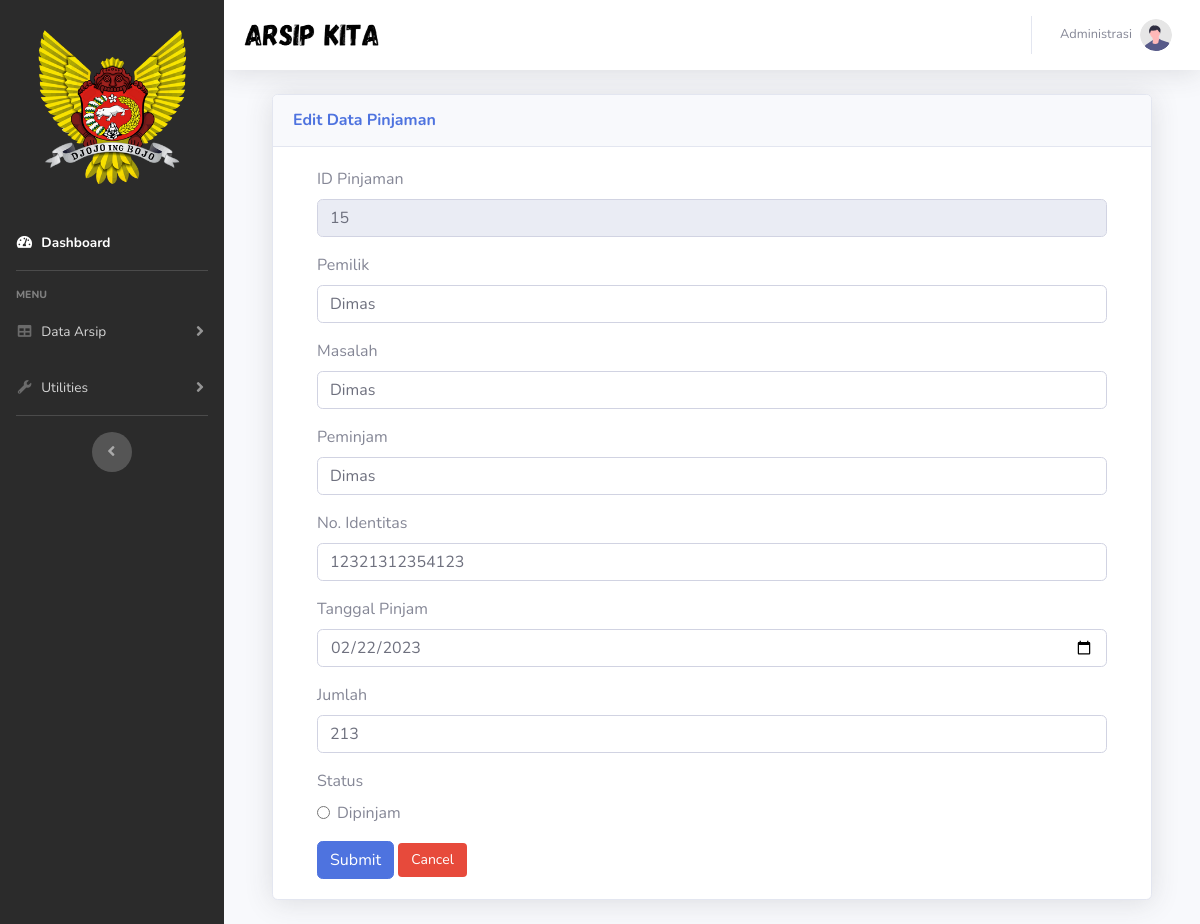
/admin/pinjaman/editdata_pinjam.php?id_transaksi=15, run on the app's committed database.
### tables this page shows
CREATE TABLE `tb_transaksi` (
  `id_transaksi` int(100) NOT NULL,
  `nama_pemilik` varchar(100) NOT NULL,
  `peminjam` varchar(100) NOT NULL,
  `no_identitas` varchar(100) NOT NULL,
  `tanggal_pinjam` date NOT NULL,
  `jumlah` varchar(100) NOT NULL,
  `keterangan_pinjam` varchar(100) NOT NULL,
  `status` varchar(100) NOT NULL,
  `tanggal_dikembalikan` date NOT NULL
);

### database/koneksi.php (called while the page is built, shortened)
<?php
class koneksi
{
    private $host = "localhost";
    private $user = "root";
    private $password = "";
    private $database = "disarsipus";
    private $koneksi;
    private function connect()
    {
        $this->koneksi = mysqli_connect($this->host, $this->user, $this->password, $this->database);
    }
    public function query($sql)
    {
        return $this->koneksi->query($sql);
    }
}

### admin/pinjaman/editdata_pinjam.php (the view, shortened to what this page needs)
<?php
require_once '../../database/koneksi.php';
$koneksi = new koneksi();
include './layout/header.php';
?>
<head>
</head>
<body id="page-top">
    <div id="wrapper">
        <ul class="navbar-nav sidebar sidebar-dark accordion" id="accordionSidebar" style="background-color:#2b2b2b;">
            <a class="sidebar-brand d-flex align-items-center justify-content-center" href="../dashboard.php">
                <div class="sidebar-brand-icon text-center">
                    <br><br><br><br><br><br>
                    <img src="../../assets/img/arsip.png" width="77%">
                </div>
            </a>
            <br><br><br><br><br><br>
            <li class="nav-item active">
                <a class="nav-link" href="../dashboard.php">
                    <i class="fas fa-fw fa-tachometer-alt"></i>
                    <span>Dashboard</span></a>
            </li>
            <hr class="sidebar-divider">
            <div class="sidebar-heading">
                Menu
            </div>
            <li class="nav-item">
                <a class="nav-link collapsed" href="#" data-toggle="collapse" data-target="#collapseTwo"
                    aria-expanded="true" aria-controls="collapseTwo">
                    <i class="fas fa-fw fa-table"></i>
                    <span>Data Arsip</span>
                </a>
            </li>
            <li class="nav-item">
                <a class="nav-link collapsed" href="#" data-toggle="collapse" data-target="#collapseUtilities"
                    aria-expanded="true" aria-controls="collapseUtilities">
                    <i class="fas fa-fw fa-wrench"></i>
                    <span>Utilities</span>
                </a>
            </li>
            <hr class="sidebar-divider d-none d-md-block">
            <div class="text-center d-none d-md-inline">
                <button class="rounded-circle border-0" id="sidebarToggle"></button>
            </div>
        </ul>
        <div id="content-wrapper" class="d-flex flex-column">
            <div id="content">
                <nav class="navbar navbar-expand navbar-light bg-white topbar mb-4 static-top shadow">
                    <form
                        class="d-none d-sm-inline-block form-inline mr-auto ml-md-0 my-2 my-md-0 mw-100 navbar-search">
                        <img src="../../assets/img/tulisan.png" width="36%">
                    </form>
                    <ul class="navbar-nav ml-auto">
                        <li class="nav-item dropdown no-arrow">
                            <a class="nav-link dropdown-toggle" href="#" id="userDropdown" role="button"
                                data-toggle="dropdown" aria-haspopup="true" aria-expanded="false">
                                <span class="mr-2 d-none d-lg-inline text-gray-600 small">Administrasi</span>
                                <img class="img-profile rounded-circle" src="../../assets/img/undraw_profile.svg">
                            </a>
                        </li>
                    </ul>
                </nav>
                <div class="container-fluid">
                    <?php
    $id = $_GET['id_transaksi'];
    $query = "SELECT * FROM tb_transaksi WHERE id_transaksi = '$id'";
    $result = $koneksi->query($query);
    $row = mysqli_fetch_assoc($result);
    ?>
                    <div class="container">
                        <div class="card shadow mb-4">
                            <div class="card-header py-3">
                                <h6 class="m-0 font-weight-bold text-primary">Edit Data Pinjaman</h6>
                            </div>
                            <div class="container">
                                <div class="card-body">
                                    <div class="row">
                                        <div class="col-md-12">
                                            <form action="operasi_edit_data_pinjam.php" method="POST">
                                                <div class="form-group">
                                                    <label for="id_transaksi">ID Pinjaman</label>
                                                    <input type="text" class="form-control" name="id_transaksi"
                                                        id="id_transaksi" value="<?php echo $row['id_transaksi']; ?>"
                                                        readonly>
                                                </div>
                                                <div class="form-group">
                                                    <label for="nama_pemilik">Pemilik</label>
                                                    <input type="text" class="form-control" name="nama_pemilik"
                                                        id="nama_pemilik" required
                                                        value="<?php echo $row['nama_pemilik']; ?>">
                                                </div>
                                                <div class="form-group">
                                                    <label for="keterangan_pinjam">Masalah</label>
                                                    <input type="text" class="form-control" name="keterangan_pinjam"
                                                        id="keterangan_pinjam" required
                                                        value="<?php echo $row['keterangan_pinjam']; ?>">
                                                </div>
                                                <div class="form-group">
                                                    <label for="jalan">Peminjam</label>
                                                    <input type="text" class="form-control" name="peminjam"
                                                        id="peminjam" required value="<?php echo $row['peminjam']; ?>">
                                                </div>
                                                <div class="form-group">
                                                    <label for="no_identitas">No. Identitas</label>
                                                    <input type="number" class="form-control" name="no_identitas"
                                                        id="no_identitas" required
                                                        value="<?php echo $row['no_identitas']; ?>">
                                                </div>
                                                <div class="form-group">
                                                    <label for="tanggal_pinjam">Tanggal Pinjam</label>
                                                    <input type="date" class="form-control" name="tanggal_pinjam"
                                                        id="tanggal_pinjam" required
                                                        value="<?php echo $row['tanggal_pinjam']; ?>">
                                                </div>
                                                <div class="form-group">
                                                    <label for="jumlah">Jumlah</label>
                                                    <input type="number" class="form-control" name="jumlah" id="jumlah"
                                                        required value="<?php echo $row['jumlah']; ?>">
                                                </div>
                                                <div class="form-group">
                                                    <label for="status">Status</label>
                                                    <div class="form-check">
                                                        <input class="form-check-input" type="radio" name="status"
                                                            id="dipinjam" value="dipinjam"
                                                            <?php echo $row['status'] == 'dipinjam' ? 'checked' : ''; ?>>
                                                        <label class="form-check-label" for="dipinjam">Dipinjam</label>
                                                    </div>
                                                </div>
                                                <button type="submit" class="btn btn-primary" name="Update"
                                                    value="Update Data">
                                                    Submit
                                                </button>
                                                <a href="pinjaman.php" class="btn btn-danger">Cancel</a>
                                            </form>
                                        </div>
                                    </div>
                                </div>
</body>
</html>
<?php include './layout/footer.php'; ?>

### assets/css/style.css (style rules this page uses)
a.btn { display: inline-block; padding: 6px 12px; margin-bottom: 0; font-size: 14px; font-weight: 400; line-height: 1.42857143; text-align: center; white-space: nowrap; vertical-align: middle; cursor: pointer; -webkit-user-select: none; -moz-user-select: none; -ms-user-select: none; user-select: none; background-image: none; border: 1px solid transparent; border-radius: 4px; }
.btn-danger { color: #fff; background-color: #d9534f; border-color: #d43f3a; }

### data on the page
tb_transaksi: id_transaksi "15", nama_pemilik "Dimas", keterangan_pinjam "Dimas", peminjam "Dimas", no_identitas "12321312354123", tanggal_pinjam "02/22/2023", jumlah "213", status "☐ Dipinjam"
